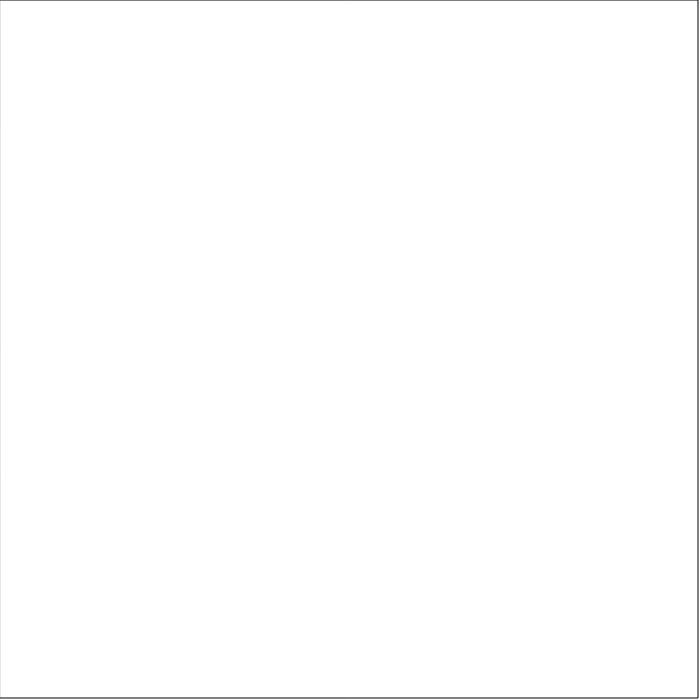
Frame 1 (no input)
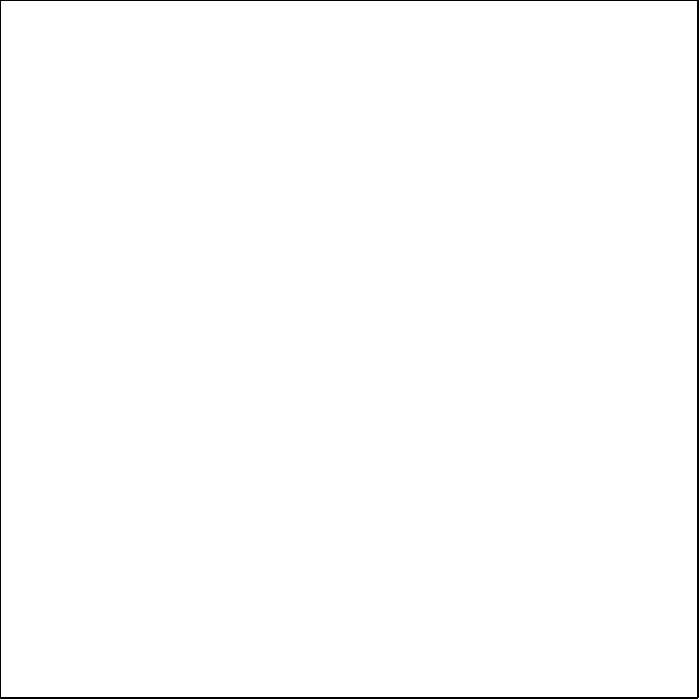
Frame 60 (no input)
Frame 120 (the mouse pressed at the canvas centre since frame 60): identical to frame 60, image omitted

The p5.js sketch that drew these frames (run headless with seeded random() and noise() and a simulated clock; from frame 60 on, the mouse is pressed at the canvas centre):

// p5.js sketch
// ── sketch.js
'use strict';

var walkers = [];

function setup() {
    createCanvas(700, 700);
    background(255);
}

function draw() {
    border();
    walkers.forEach(
        walker => {
            walker.update();
            walker.draw();
        }
    )
}

function mouseClicked() {
    walkers.push(new Walker(mouseX, mouseY));
}

// this is only here to let me know where the canvas actually is
function border() {
    push();
    noFill();
    rect(0, 0, width-2, height-2);
    pop();
}


// ── basic_random_walk.html
<html>

<head>
  <meta charset="utf-8">
  <meta name="viewport" content="width=device-width, initial-scale=1.0">

  <link rel="stylesheet" href="../styles/style.css">

  <script language="javascript" type="text/javascript" src="../libraries/p5.min.js"></script>
  <script lang="javascript" type="text/javascript" src="walker.js"></script>
  <script language="javascript" type="text/javascript" src="sketch.js"></script>

</head>

<body>
</body>

</html>
// ── walker.js
class Walker {
    constructor(positionX, positionY){
        this.positionX = positionX;
        this.positionY = positionY;
    }

    update() {
        var num = random(4);
        num = floor(num);
        switch (num) {
            case 0:
                this.positionX--;
                break;
            case 1:
                this.positionY--;
                break;
            case 2: 
                this.positionX++;
                break;
            case 3:
                this.positionY++;
                break;
            default:
                break;
        }
    }


    draw() {
        fill(51);
        noStroke();
        rect(this.positionX, this.positionY, 2, 2);
    }
    
}
